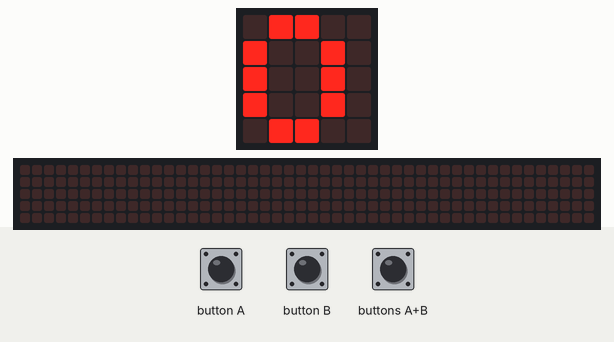
Bench run of a program on a simulated BBC micro:bit (MakeCode). On the bench: the board's 5×5 LED display, a strip that is not on the board, showing the scrolling text unrolled. The inputs (shaded band) are chosen by the test bench. The 48×5 strip is a reading aid, not a part: it shows the text the display is scrolling, unrolled, one strip-width of it at a time.

Above: at 2.8 s.
At 4.7 s:
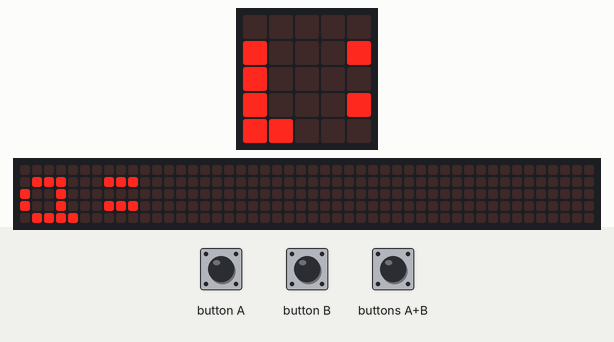
4.8 s: buttons A+B pressed for 1 s
At 7.01 s:
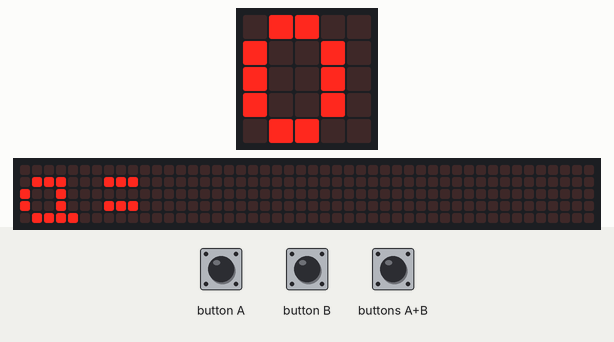
Timing chart, 0 to 7.4 s (numbered marks = the images above; inputs shaded):
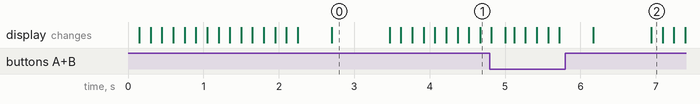

The program:

main.ts
```typescript
input.onButtonPressed(Button.A, function () {
    a += 1
})
input.onButtonPressed(Button.AB, function () {
    a = 0
})
input.onButtonPressed(Button.B, function () {
    a += -1
})
let a = 0
a = 0
basic.forever(function () {
    basic.showString("a=")
    basic.showNumber(a)
})
```

test.ts
```typescript
// 在這裡測試；當此封包作為擴充功能時，將不會編譯此內容。
```

Measured:
- what the display in image 0 shows lasts 0.8 s, from 2.7 s to 3.5 s
